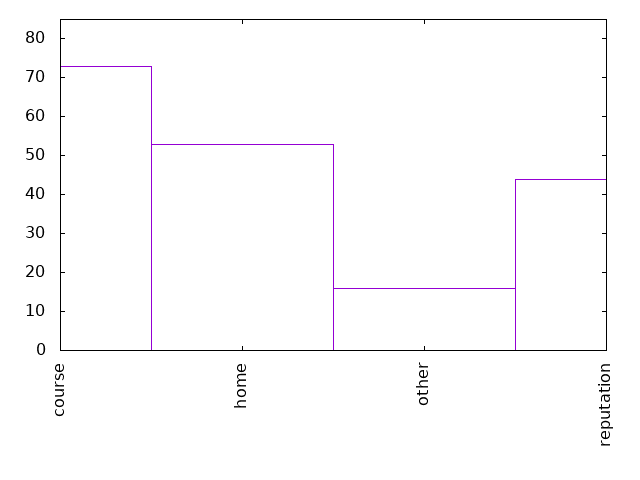

The gnuplot source for this figure:
set term png
set out "0-10reason.png"
set key off
set xtics rotate
set yrange[0:85]

plot '0-10reason.dat' using 1:xticlabel(2) with boxes
